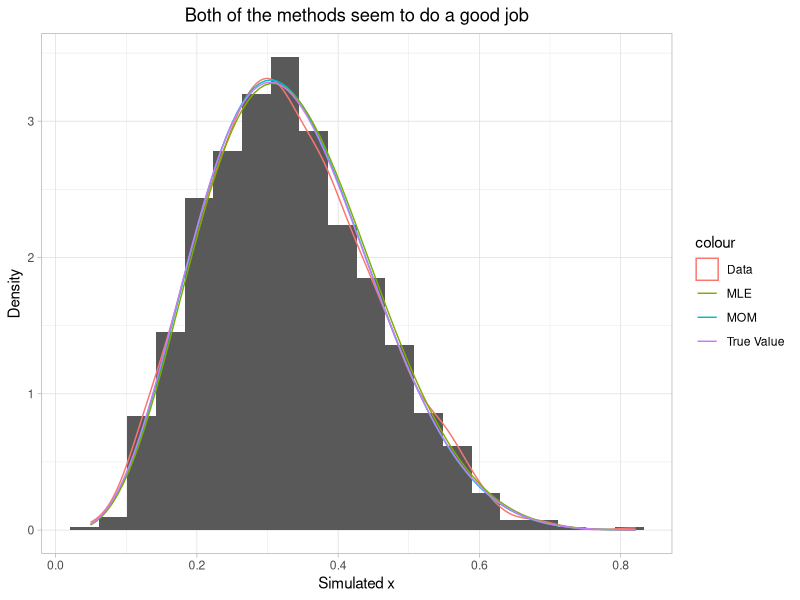

This figure's R source:
# HW9: Distribution
#
# In this exercise, you will use a simulated data, estimate the parameters
# and compare the result of method of moments and maximum likelihood estimator.
# We will focus on the beta distribution[https://en.wikipedia.org/wiki/Beta_distribution]
#
# 1. Set your seed to `5206`, and generate 1000 samples from a beta distribution
#    with parameters shape1($\alpha$) = 5, shape2($\beta$) = 10.
#    Save your simulation into `x`.
## Do not modify this line!
set.seed(5206)
x=rbeta(1000,shape1=5,shape2=10)


# 2. We want to estimate the parameters from these simulated points.
#    For beta distribution, we have closed form for the method-of-moments estimates of
#    the parameters. You can find the equations through the wikipedia link above (in
#    section Method of moments).
#    Use the closed form to estimate $\alpha$ and $\beta$. Save the estimated $\alpha$
#    into `alpha0` and $\beta$ into `beta0`.
## Do not modify this line!
x_ba=mean(x)
v_ba=var(x)
alpha0=x_ba*(x_ba*(1-x_ba)/v_ba-1)
beta0=(1-x_ba)*(x_ba*(1-x_ba)/v_ba-1)

# 3. Now instead of using the closed form equations, we will try a numerical method.
#    Let's first create a function `mom_beta` that takes an input `par`, a
#    vector of length 2, representing respectively $\alpha$ and $\beta$ in the
#    beta distribution. The function will output a vector of length 2,
#    representing respectively the mean and variance of the beta distribution.
#    You can find formulas on your probability text book or on the website above.
#    Then create a function factory `obj_beta_factory` that takes an input `x`
#    representing the data, and return a function which takes an input `par` as
#    parameter and beta distribution and returns the sum of squared error
#    between the true mean and variance of `x` and the beta distribution
#    specified by `par`.
## Do not modify this line!
mom_beta<-function(par){
  alpha<-par[1]
  beta<-par[2]
  mean<-alpha/(alpha+beta)
  variance<-alpha*beta/((alpha+beta)^2*(alpha+beta+1))
  return(c(mean,variance))
}

obj_beta_factory<-function(x){
  force(x)
  function(par){
    return(sum((mean(x)-mom_beta(par)[1])^2+(var(x)-mom_beta(par)[2])^2))
  }
}


# 4. Then create a function `par_beta` to estimate the parameters from the data.
#    The function takes an input `x` representing the data, and returns the
#    estimated parameters.
#    To do this, you can use:
#      - `obj_beta_factory()` you just created to create an objective function for
#        optimization for our sampled data `x`.
#      - `optim()` to optimize the objective function
#        - choose startpoint as $\alpha=1$ and $\beta=1$
#      - Then extract and return the optimal parameters
#    Implement your `par_beta` on the simulated data `x` in question #1.
#    Save your estimated parameter $\alpha$ into `alpha1` and $\beta$ into `beta1`.
## Do not modify this line!
par_beta<-function(x){
  optim(c(1,1),obj_beta_factory(x))$par
}
alpha1<-par_beta(x)[1]
beta1<-par_beta(x)[2]

# 5. After using the method of moments, let's try maximum likelihood estimators.
#    Create a function `nll_beta` to calculate the negative loglikelihood
#    of our data under the parameters. The function will take two inputs `par`
#    as parameters(a vector of length two) and `x` as data. It returns the
#    calculated negative loglikelihood.
#    To do this, you can use:
#      - `dbeta()` to calculate the likelihood
#        - specify `log = TRUE` to calculate the loglikelihood.
#      - `optim()` and `nll_beta()` you just created
#        - choose startpoint as $\alpha=1$ and $\beta=1$
#        - specify `hessian = T`
#        - specify `lower = 0`
#        - specify `method = "L-BFGS-B"`
#      - `solve()` to get the inverse of hessian matrix
#      - `sqrt()` and `diag()` to get the standard error of each variable
#    Save your estimated parameter $\alpha$ into `alpha2` and $\beta$ into `beta2`.
#    Save the estimated lower and upper bound confidence interval into `lower` and
#    `upper` respectively, they should both be vector of length 2.
#    You can use 1.96 for the 0.975 quantile of the standard normal distribution.
## Do not modify this line!
nll_beta<-function(par,x){
  -sum(dbeta(x,par[1],par[2],log=TRUE))
}
wxl<-optim(c(1,1),nll_beta,x=x,hessian=T,lower=0,method="L-BFGS-B")
alpha2<-wxl$par[1]
beta2<-wxl$par[2]
sd<-sqrt(diag(solve(wxl$hessian)))
lower=wxl$par-sd*1.96
upper=wxl$par+sd*1.96

# 6. Compare the result of MOM (use `alpha1` and `beta1`) and MLE by ploting the
#    estimated density curves together on the same plot.
#    You should first load `ggplot2` and then add a histogram and the estimated
#    density of the original `x`, then add the two estimated density curves.
#    To do this, you can use:
#      - `as.data.frame()` to tranform `x` into a dataframe.
#      - `ggplot()` to initialize a ggplot object.
#        Set its arguments `data` and `mapping`.
#      - `geom_histogram()` to add a hitogram with density scale.
#        - specify `bins=20`.
#      - `geom_density()` to add the density curve.
#        - specify `color = "Data"`.
#      - `stat_function` to add the three curves for MOM, MLE and True Value.
#        - specify `color = "MOM"`, `color = "MLE"` and `color = "True Value"`
#          for each curve.
#      - `labs()` to format the labels such that:
#        - `title = "Both of the methods seem to do a good job"`.
#        - `x = "Simulated x"`.
#        - `y = "Density"`.
#      - `theme_light()` to change the theme of plots.
#      - `theme()` to change the title and subtitle to the middle of the plot.
#        - Set its argument `plot.title` using `element_text(hjust = 0.5)`.
#    Save your figure into `g1`.
## Do not modify this line!
library(ggplot2)
wxl<-function(x){
  dbeta(x,alpha1,beta1)
}
ycl<-function(x){
  dbeta(x,alpha2,beta2)
}
lrh<-function(x){
  dbeta(x,5,10)
}
x<-as.data.frame(x)
g1<-ggplot(x,aes(x=x))+
  geom_histogram(aes(y=..density..),bins=20)+
  geom_density(aes(color='Data'))+
  stat_function(fun=ycl,aes(color='MOM'))+
  stat_function(fun=lrh,aes(color='MLE'))+
  stat_function(fun=wxl,aes(color='True Value'))+
  labs(title = "Both of the methods seem to do a good job",
       x = "Simulated x",
       y = "Density")+
  theme_light()+
  theme(plot.title=element_text(hjust = 0.5))



